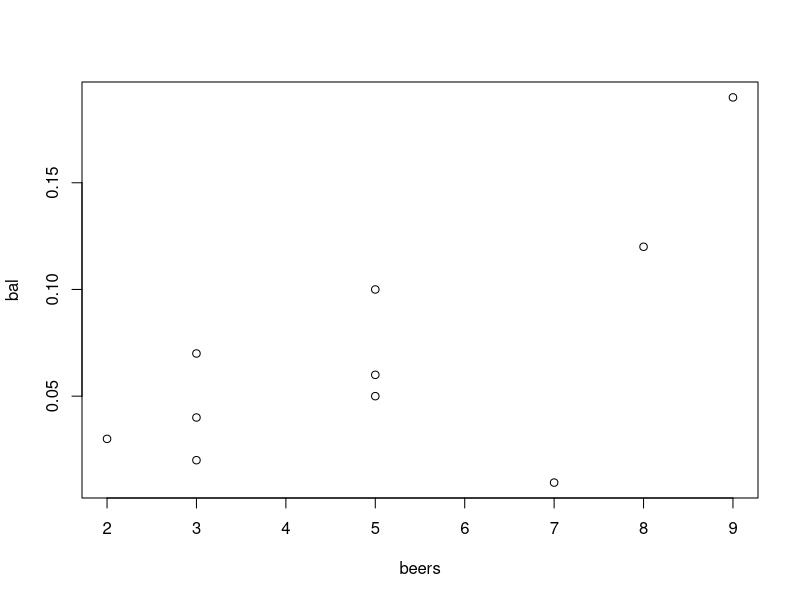
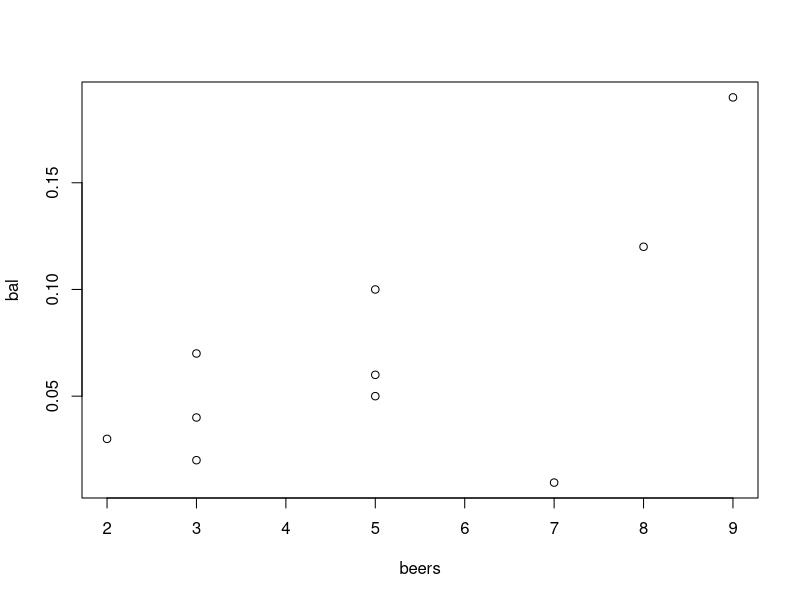
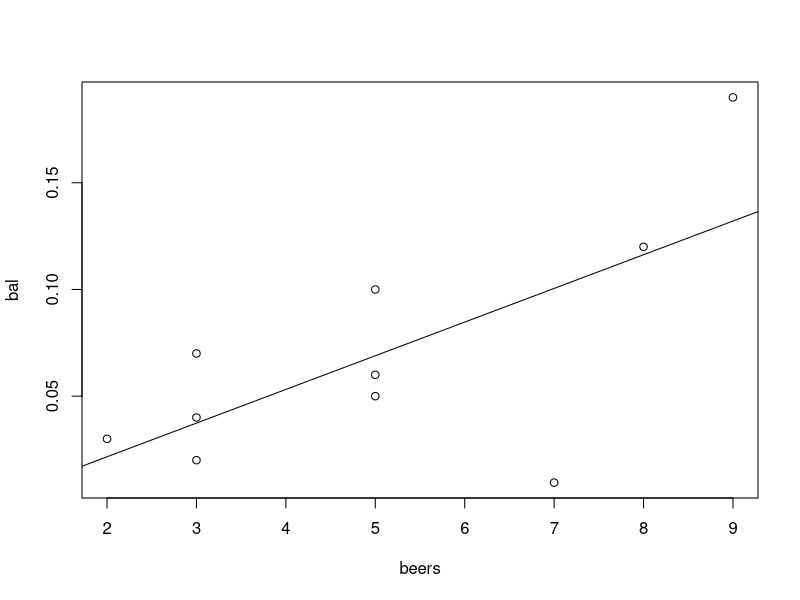
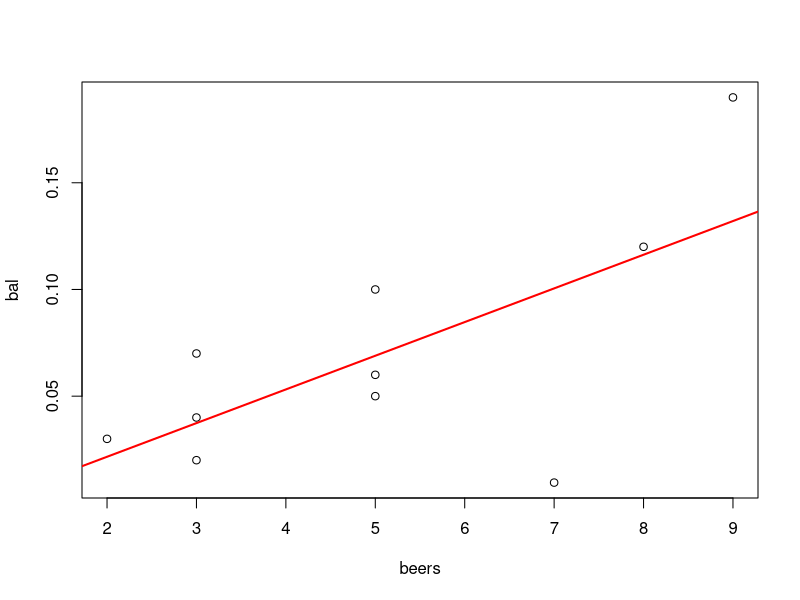

The R source for these figures, in order:
# 다중변수 자료 상관분석

# 이전 메모리 제거
rm(list = ls())
dev.off()


# code 6-4
beers = c(5,2,9,8,3,7,3,5,3,5)                 # 자료 입력
bal <- c(0.1,0.03,0.19,0.12,0.04,0.0095,0.07,  # 자료 입력
         0.06,0.02,0.05)
tbl <- data.frame(beers,bal)                   # 데이터프레임 생성
tbl

# bal: y축에 표시될 종속변수
# beers: x축에 표시될 독립변수
# ~: y를 x의 함수로 나타냄.

plot(bal~beers, data=tbl)                 # 산점도
plot(bal~beers, tbl)                     # 산점도

res <- lm(bal~beers,data=tbl) # 회귀식 도출 즉, a, b를 구해서 일차함수 만들기
res # (intercept): y절편 beers(x): 기울기
summary(res) # Pr(>|t|)을 보면 y절편은 비교적 부정확, 기울기는 비교적 정확(*)한 것을 알수 있음.

plot(bal~beers, tbl) 
abline(res)                                    # 회귀선 그리기

plot(bal~beers, tbl) 
abline(res, col="red", lwd=2) # 덧그리기 때문에 위 코드가 필요

cor(beers,bal)                                 # 상관계수 계산
cor(bal, beers)                                 # 상관계수 계산

# code 6-5
cor(iris[,1:4])               # 4개 변수 간 상관성 분석
